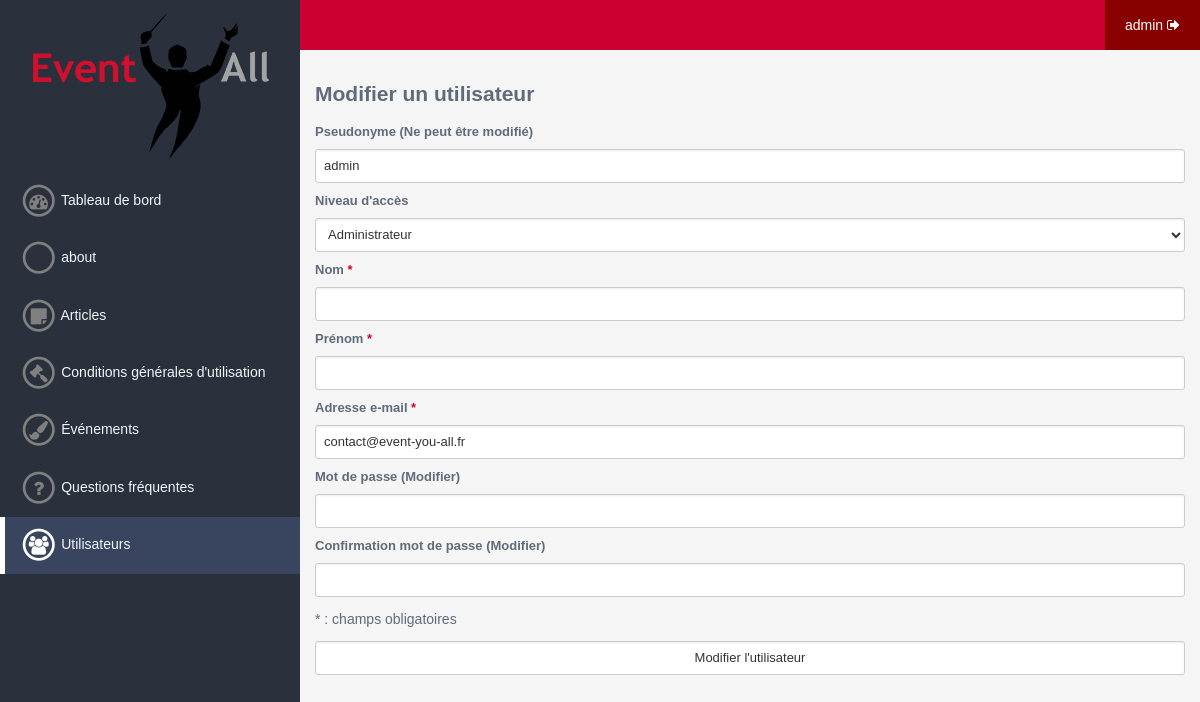
The page /admin/user/modify/1 (signed in) on the database its author committed.
### tables this page shows
CREATE TABLE IF NOT EXISTS `users` (
  `id` int(11) NOT NULL AUTO_INCREMENT,
  `nickname` varchar(255) NOT NULL,
  `email` varchar(255) NOT NULL,
  `password` varchar(255) NOT NULL,
  `photoprofil` varchar(255) DEFAULT NULL,
  `firstname` varchar(255) DEFAULT NULL,
  `lastname` varchar(255) DEFAULT NULL,
  `birthdate` date DEFAULT NULL,
  `sex` enum('m','f','ns') DEFAULT NULL,
  `phone` varchar(255) DEFAULT NULL,
  `adress` varchar(255) DEFAULT NULL,
  `zip_code` varchar(255) DEFAULT NULL,
  `city` varchar(255) DEFAULT NULL,
  `id_region` int(11) DEFAULT NULL,
  `commentaire` text DEFAULT NULL,
  `register_date` datetime DEFAULT NULL,
  `access` int(11) NOT NULL DEFAULT '1',
  PRIMARY KEY (`id`)
);

### system/Controller.php (called while the page is built, shortened)
<?php
abstract class Controller {
	protected $view;
	protected $default_module;
	public final function execute($module = '', $params = array()) {
		 if(method_exists($this, $module)) {
			 return $this->$module($params);
		 }
	}
	public final function render() {
		$route  = Route::getRoute();
		$params = $route['params'];
		$module = (isset($params[0]) && method_exists($this, $params[0])) ? $params[0] : $this->default_module;
		if (isset($params[0]) && $params[0] == $module) {
			array_shift($params);
		}
		$model = $this->execute($module, $params);
		$render = $this->view->render($module, $model);
		$title = $this->view->getGlobalVar('title');
		$css   = $this->view->getGlobalVar('css');
		$js    = $this->view->getGlobalVar('js');
		return array(
			'title' => $title,
			'css'   => $css,
			'js'    => $js,
			'tpl'   => $render
		);
	}
	public function setModel($model) {
		$this->model = $model;
	}
	public function setView($view) {
		$this->view = $view;
	}
}
?>

### system/Main.php (called while the page is built, shortened)
<?php
class Main {
	private $is404 = false;
	public function __construct() {
		$this->exec();
	}
	private function route() {
		$error = false;
		$this->is404 = $error;
	}
	private function exec() {
		$route = Route::getRoute();
		$admin = $route['admin'] == 1;
		$app = !empty($route['app']) ? $route['app'] : ($admin ? Config::get('config.defaultadminapp') : Config::get('config.defaultapp'));
		if ($admin) {
			$app_dir   = APPS_DIR.$app.DS.'admin'.DS;
			$app_name_clear = str_replace(' ', '', ucwords(preg_replace('#[^a-zA-Z]+#', ' ', $app)));
			$app_class = $app_name_clear.'AdminController';
		} else {
			$app_dir   = APPS_DIR.$app.DS;
			$app_name_clear = str_replace(' ', '', ucwords(preg_replace('#[^a-zA-Z]+#', ' ', $app)));
			$app_class = $app_name_clear.'Controller';
		}
		if (is_dir($app_dir) && file_exists($app_dir.'controller.php') && !$this->is404) {
			if (class_exists($app_class) && get_parent_class($app_class) == 'Controller') {
				$controller = new $app_class();
				if (file_exists($app_dir.'model.php')) {
					$model_class = str_replace('Controller', 'Model', $app_class);
					if (class_exists($model_class)) {
						$controller->setModel(new $model_class());
					}
				}
				if (file_exists($app_dir.'view.php')) {
					$view_class = str_replace('Controller', 'View', $app_class);
					if (class_exists($view_class) && get_parent_class($view_class) == 'View') {
						$controller->setView(new $view_class());
					}
				}
			}
		}
		$app_rendered = $controller->render();
	}
}
?>

### index.php (called while the page is built, shortened)
<?php
require_once SYS_DIR.'System.php';
require_once SYS_DIR.'Config.php';
require_once SYS_DIR.'Main.php';
$eua = new Main();
?>

### system/Config.php (called while the page is built, shortened)
<?php
class Config {
	private static $configs = array();
	public static function get($path, $default = null) {
		$result = $default;
		if ($nodes = explode('.', $path)) {
			$config = &self::$configs;
			$path_count = count($nodes) - 1;
			for ($i = 0; $i < $path_count; $i++) {
				if (isset($config[$nodes[$i]])) {
					$config = &$config[$nodes[$i]];
				} else {
					break;
				}
			}
			if (isset($config[$nodes[$i]])) {
				$result = $config[$nodes[$i]];
			}
		}
		return $result;
	}
	public static function load($field, $file, $type = '') {
		switch(strtolower($type)) {
			case 'php':
				if (isset(${$field})) {
					self::$configs[$field] = ${$field};
				}
				break;
		}
		return true;
	}
}
?>

### system/config/config.php (called while the page is built)
<?php
$config = array(
  'base'            => 'http://localhost/Event-You-All',
  'defaultapp'      => 'events',
  'defaultadminapp' => 'board',
  'site_title'      => 'Event-You-All',
  'email'           => 'contact@event-you-all.fr'
);
?>

### apps/user/model.php (called while the page is built, shortened)
<?php
class UserModel {
  protected $db;
  public function __construct() {
    $this->db = System::getDb();
  }
  public function getUser($user_id) {
    $prep = $this->db->prepare('
      SELECT *
      FROM users
      WHERE id = :userid
    ');
    $prep->bindParam(':userid', $user_id, PDO::PARAM_INT);
    $prep->execute();
    return $prep->fetch(PDO::FETCH_ASSOC);
  }
}
?>

### system/System.php (called while the page is built, shortened)
<?php
class System {
	private static $dbInstance;
	public static function getDB() {
		if (!is_object(self::$dbInstance)) {
			$server   = Config::get('database.server');
			$dbname   = Config::get('database.dbname');
			$dsn      = 'mysql:dbname='.$dbname.';host='.$server;
			$user     = Config::get('database.user');
			$password = Config::get('database.pw');
			self::$dbInstance = new PDO($dsn, $user, $password);
			self::$dbInstance->query("SET NAMES 'utf8'");
			self::$dbInstance->setAttribute(PDO::ATTR_ERRMODE, PDO::ERRMODE_WARNING);
		}
		return self::$dbInstance;
	}
}
?>

### apps/user/admin/controller.php (called while the page is built, shortened)
<?php
class UserAdminController extends Controller {
  public function modify(array $params) {
    if(isset($params[0])) {
      $id_user = intval($params[0]);
      if(!($user = $this->model->getUser($id_user))) {
        return false;
      }
      $errors = array();
      return array(
        'id_user' => $id_user,
        'user'    => $user,
        'method'  => 'GET',
        'errors'  => $errors
      );
    }
    return false;
  }
}
?>

### apps/user/admin/views/modify.php (the view, shortened to what this page needs)
<div class="app-user app-user-admin app-user-admin-modify">
  <h2 class="title">Modifier un utilisateur</h2>
  <form method="post" action="<?php echo Config::get("config.base"); ?>/admin/user/modify/<?php echo $model['id_user']; ?>">
    <div>
      <label for="nickname">Pseudonyme (Ne peut être modifié)</label> <input type="text" name="nickname" id="nickname" value="<?php echo $model['user']['nickname']; ?>" disabled />
      <label for="access">Niveau d'accès</label>
      <select name="access" id="access">
        <option value="3"<?php if($model['user']['access'] == 3) echo ' selected'; ?>>Administrateur</option>
      </select>
      <label for="lastname">Nom <span class="required">*</span></label> <input type="text" name="lastname" id="lastname" value="<?php echo $model['user']['lastname']; ?>" />
      <label for="firstname">Prénom <span class="required">*</span></label> <input type="text" name="firstname" id="firstname" value="<?php echo $model['user']['firstname']; ?>" />
      <label for="email">Adresse e-mail <span class="required">*</span></label> <input type="email" name="email" id="email" value="<?php echo $model['user']['email']; ?>" />
      <label for="password">Mot de passe (Modifier)</label> <input type="password" name="password" id="password" />
      <label for="password_confirm">Confirmation mot de passe (Modifier)</label> <input type="password" name="password_confirm" id="password_confirm" />
      <p>* : champs obligatoires</p>
      <input type="submit" value="Modifier l'utilisateur" class="submit" id="submit" />
    </div>
  </form>
</div>

### templates/styles/admin.css (style rules this page uses)
* { box-sizing: border-box; }
html { height: 100%; }
body { height: 100%; background: #f5f5f5; color: #5f6b7b; font-family: "Trebuchet MS", Helvetica, sans-serif; font-size: 14px; }

### apps/user/admin/styles/modify.css (style rules this page uses)
div.app-user span.required { color: #CC0033; font-size: bold; }
div.app-user label { width: 100%; margin: 10px 0; display: block; font-size: 13px; font-weight: bold; }
div.app-user input, div.app-user select { width: 100%; display: block; min-height: 34px; padding: 7px 8px; font-size: 13px; color: #333; vertical-align: middle; background-color: #fff; border: 1px solid #ccc; border-radius: 3px; outline: none; box-shadow: inset 0 1px 2px rgba(0,0,0,0.075); transition: all 0.15s ease-in-out; }
div.app-user input.submit { transition: all 0.3s ease; }

### rows shown on the page
users: nickname "admin", access "Administrateur", email "contact@event-you-all.fr"

### other values the page prints
$admin_app['name'] "about"
$admin_app['name'] "Articles"
$admin_app['name'] "Conditions générales d'utilisation"
$admin_app['name'] "Événements"
$admin_app['name'] "Questions fréquentes"
$admin_app['name'] "Utilisateurs"
$_SESSION['nickname'] "admin"
